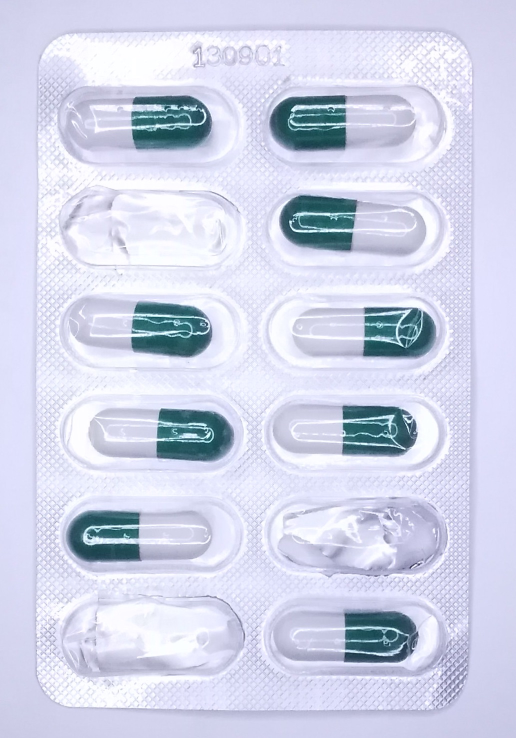
#> input picture 14.jpg, 1032 x 1476 px (shown at 1/2 size)
$ jupyter execute inspect.ipynb   (shell and % lines are left out)   (older library calls are emulated)
#> lines starting #> are read from the running program, lines starting #| are printed output that depends on the picture; after the words box and inside, x2 and y2 are one past the last pixel; in counts of white or black regions, pixels touching at a corner belong together
[cell 1]
#OpenCV + Python script for inspecting (counting) pills during manufacturing

import cv2
import numpy as np
import imutils
import matplotlib.pyplot as plt
from PIL import Image
from PIL import ImageFont
from PIL import ImageDraw

[cell 2]
# Read an image
img = cv2.imread('14.jpg')
#> img is the input picture: shape (1476, 1032, 3); mean B, G, R 232.7, 212.7, 208.6
img = cv2.cvtColor(img, cv2.COLOR_BGR2RGB)

[cell 3]
plt.imshow(img)

[cell 4]
# Convert the image in a numpy array

img = np.array(img, dtype=np.uint8)

[cell 5]
fx = fy = int(200.0 / img.shape[0])
#> fx = 0; fy = 0

[cell 6]
dim = (100, int(img.shape[1] * fx))
#> dim = (100, 0)

[cell 7]
# Resize the original image

resized = cv2.resize(img, dim, fx = 0.5,fy=0.5)
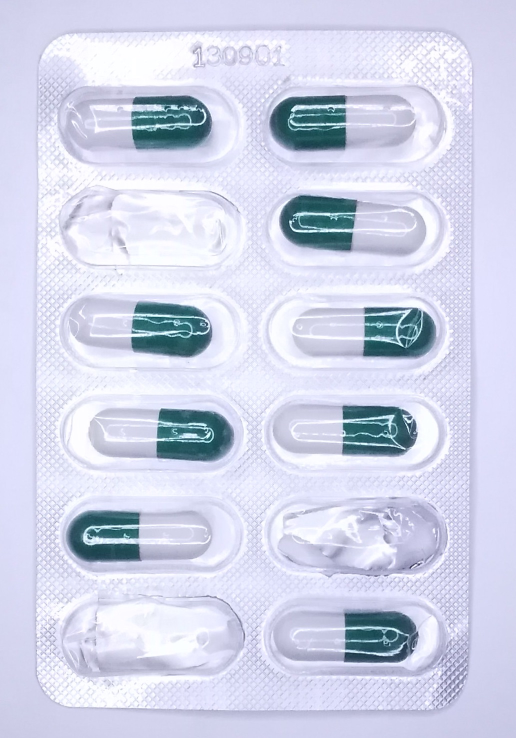
#> resized: shape (738, 516, 3); mean R, G, B 208.8, 212.9, 232.8

[cell 8]
# Apply Gaussian blur
blur = cv2.GaussianBlur(resized,(7,7),0)

[cell 9]
roi_hsv = cv2.cvtColor(blur, cv2.COLOR_RGB2HSV)
#> roi_hsv: shape (738, 516, 3); mean H, S, V 116.9, 30.4, 232.8

[cell 10]
plt.imshow(roi_hsv)

[cell 11]
# Convert the image in HSV

h, s, v = cv2.split(roi_hsv)
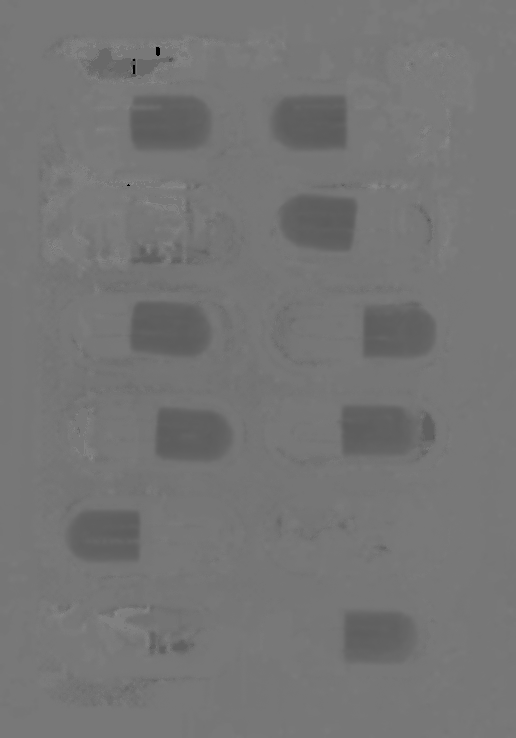
#> h: shape (738, 516); min 0, max 140, mean 116.9
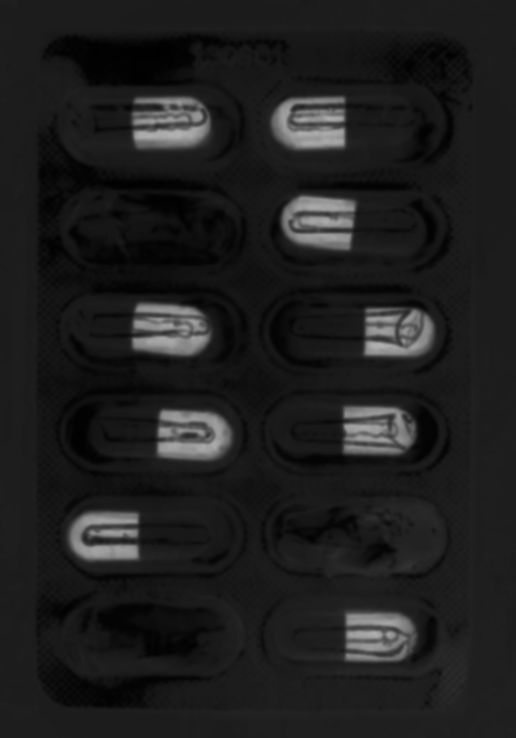
#> s: shape (738, 516); min 0, max 179, mean 30.4
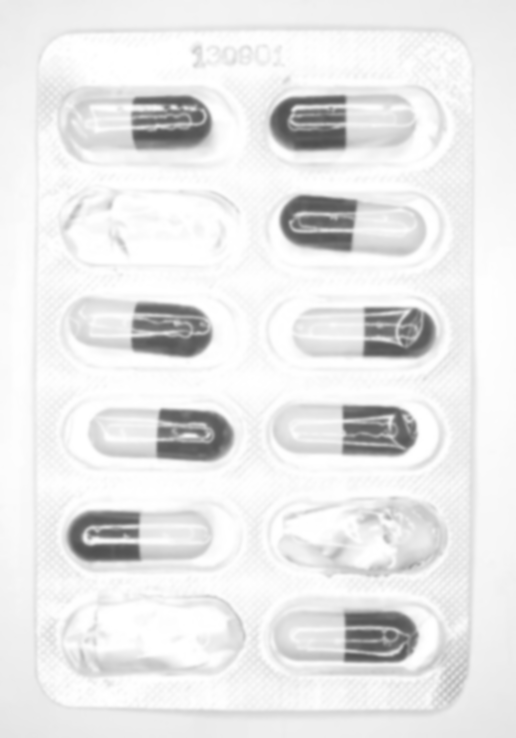
#> v: shape (738, 516); min 78, max 255, mean 232.8
hsv_image = cv2.merge([h, s, v])

[cell 12]
plt.imshow(s)

[cell 13]
imgOTSU = cv2.threshold(s, 0, 255, cv2.THRESH_BINARY + cv2.THRESH_OTSU)

[cell 14]
kernel = cv2.getStructuringElement(cv2.MORPH_RECT, (19, 19),(9,9))

[cell 15]
plt.imshow(imgOTSU[1])
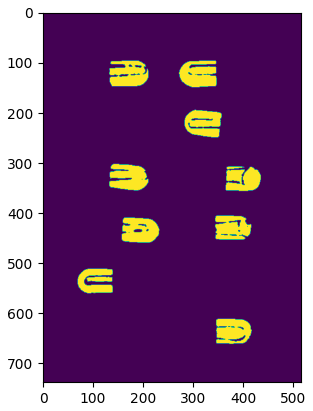
#> figure drawn by matplotlib, 1 panel

[cell 16]
fgmask = cv2.morphologyEx(imgOTSU[1], cv2.MORPH_CLOSE, kernel)
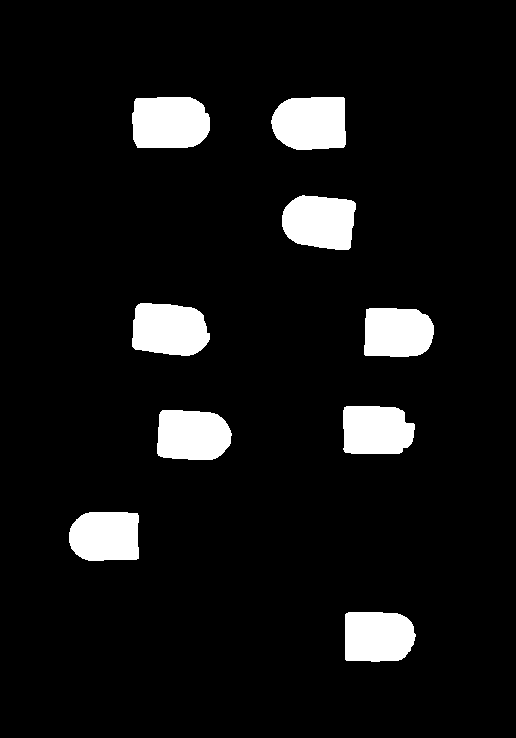
#> fgmask: shape (738, 516); 7.8% white; 9 white regions

[cell 17]
plt.imshow(fgmask)

[cell 18]
_, PillsContours, hierarchy = cv2.findContours(fgmask.copy(), cv2.RETR_CCOMP, cv2.CHAIN_APPROX_SIMPLE)
#> PillsContours = 9 contours; largest, box (x1, y1, x2, y2) and area: (132, 97, 210, 148) 3495, (271, 97, 346, 150) 3384, (132, 303, 210, 356) 3326, (282, 195, 356, 250) 3226, (157, 410, 232, 460) 3159

[cell 19]
print ('Number of pills: ', len(PillsContours))
#| Number of pills:  9

[cell 20]
NumPills = str(len(PillsContours))
#> NumPills = '9'

[cell 21]
img = Image.open("14.jpg")
#imgResized = cv2.resize(img, (0,0), fx=0.5, fy=0.5,interpolation = cv2.INTER_AREA)

img = img.resize((200, 200), Image.ANTIALIAS)
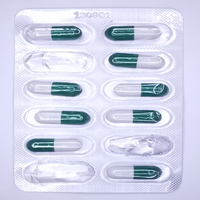
#> img: PIL image 200x200 RGB; mean R, G, B 208.6, 212.7, 232.7

draw = ImageDraw.Draw(img)
font = ImageFont.truetype("20db.otf",25)
# draw.text((x, y),"Sample Text",(r,g,b))
draw.text((10, 10),NumPills,(0,0,255),font=font)
img.save('sample-out.jpg')
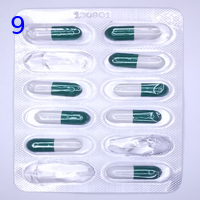
#> saved as sample-out.jpg: PIL image 200x200 RGB; mean R, G, B 208.1, 212.2, 232.7
plt.imshow(img)

$ run again, with 8.jpg copied over 14.jpg
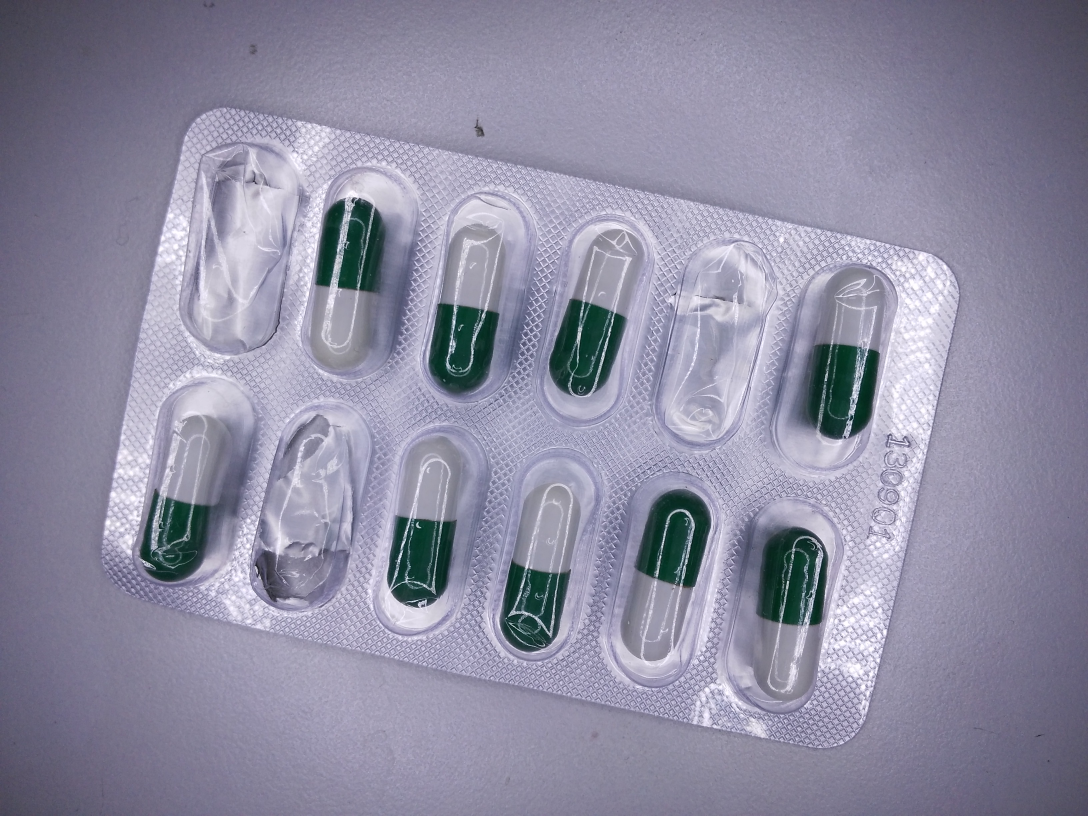
#> input picture 8.jpg, 3264 x 2448 px (shown at 1/3 size)
#> img is the input picture: shape (2448, 3264, 3); mean B, G, R 162.2, 140.7, 142.5
#> roi_hsv: shape (1224, 1632, 3); mean H, S, V 122.9, 41, 162.5
#> `fgmask = cv2.morphologyEx(imgOTSU[1], cv2.MORPH_CLOSE, kernel)`:
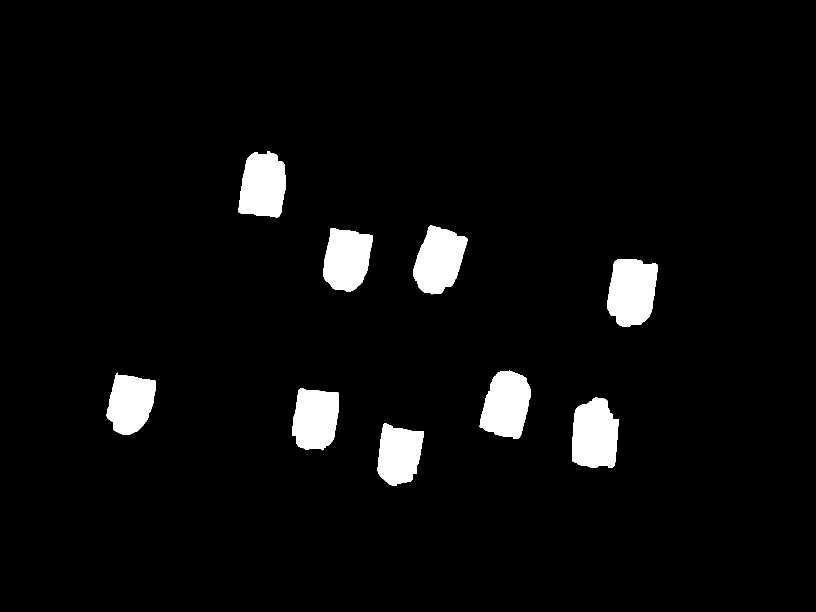
#> fgmask: shape (1224, 1632) (shown at 1/2 size); 4.4% white; 9 white regions
#> PillsContours = 9 contours; largest, box (x1, y1, x2, y2) and area: (1214, 518, 1316, 654) 10697, (1144, 795, 1237, 936) 10520, (959, 741, 1062, 878) 10040, (826, 451, 935, 589) 10026, (476, 302, 572, 435) 9882
#| Number of pills:  9
#> NumPills = '9'
#> `img.save('sample-out.jpg')`:
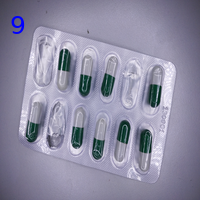
#> saved as sample-out.jpg: PIL image 200x200 RGB; mean R, G, B 142.2, 140.5, 162.5

$ run again, with 9.jpg copied over 14.jpg
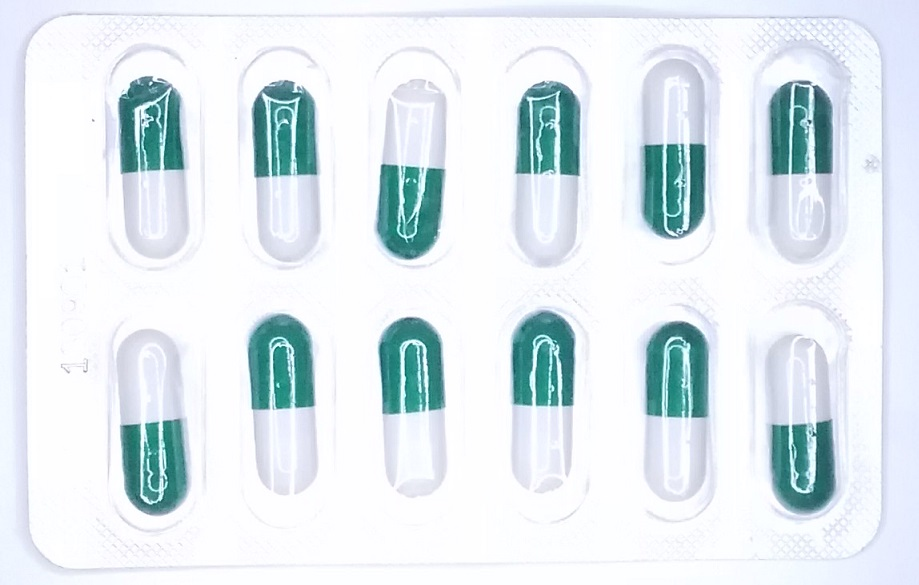
#> input picture 9.jpg, 919 x 585 px
#> img is the input picture: shape (585, 919, 3); mean B, G, R 238.8, 233.9, 224.1
#> roi_hsv: shape (292, 460, 3); mean H, S, V 99.9, 21, 239.1
#> `fgmask = cv2.morphologyEx(imgOTSU[1], cv2.MORPH_CLOSE, kernel)`:
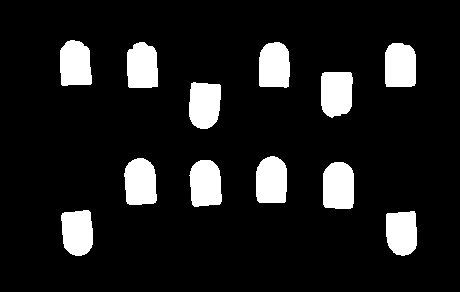
#> fgmask: shape (292, 460); 11.5% white; 12 white regions
#> PillsContours = 12 contours; largest, box (x1, y1, x2, y2) and area: (323, 162, 354, 209) 1275, (124, 158, 157, 205) 1253, (256, 156, 287, 203) 1245, (321, 72, 353, 118) 1238, (189, 160, 222, 207) 1238
#| Number of pills:  12
#> NumPills = '12'
#> `img.save('sample-out.jpg')`:
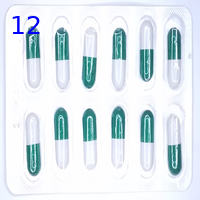
#> saved as sample-out.jpg: PIL image 200x200 RGB; mean R, G, B 223.3, 233.1, 238.9
